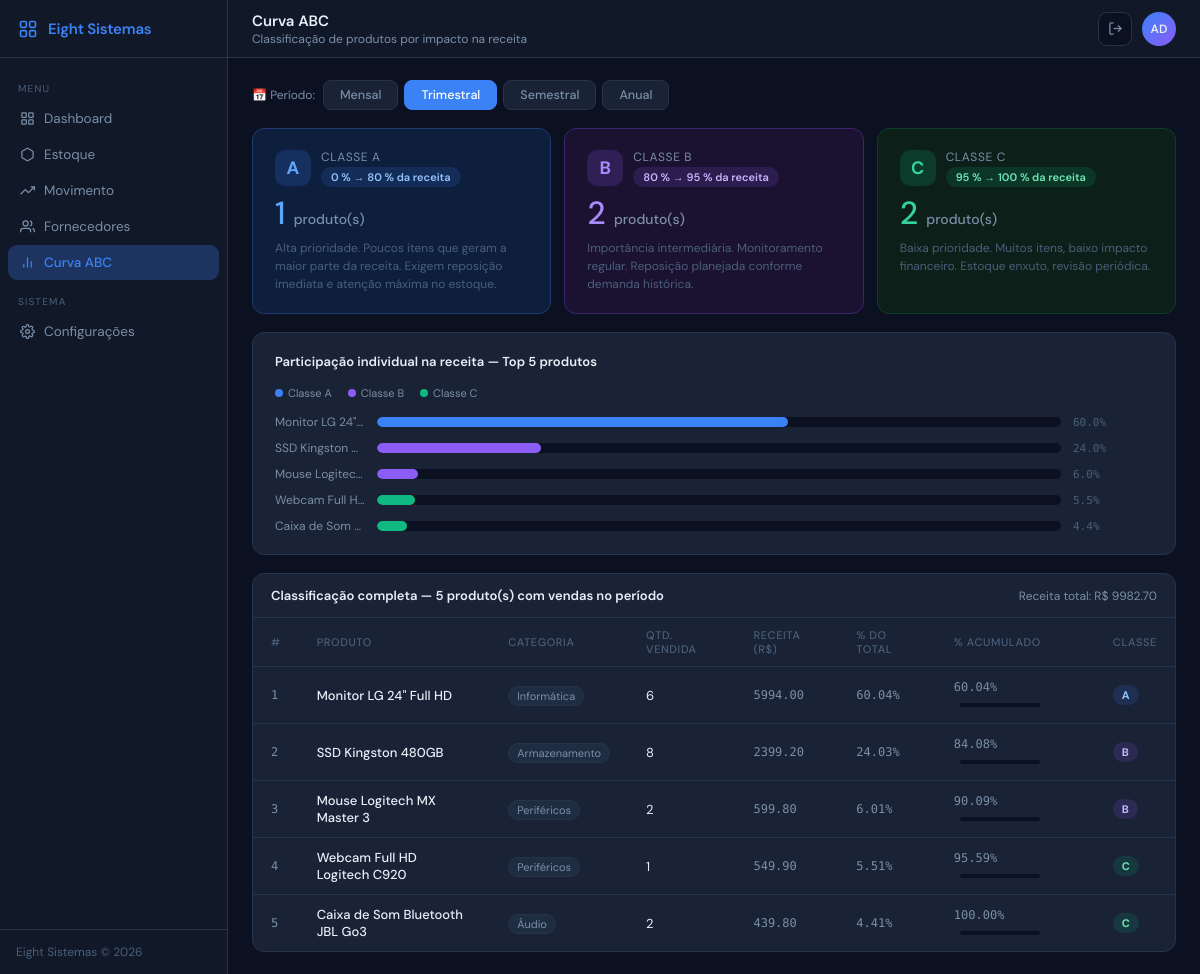
Before: /curva-abc (signed in) with the older database file.
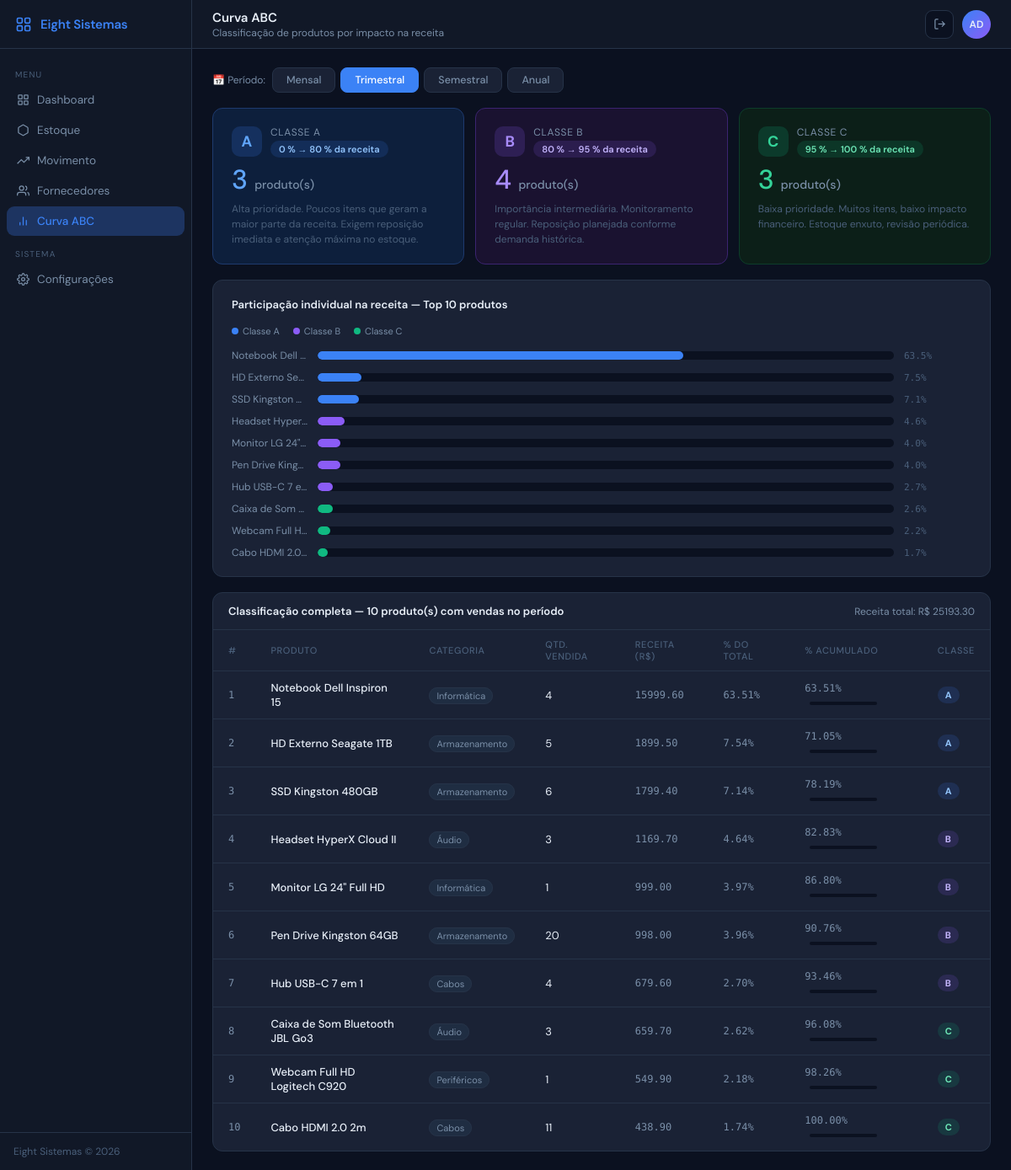
After: the same page with the newer database file.
### models/produto.py (models this page shows, shortened)
class Produto(db.Model):
    __tablename__ = "produtos"
    id             = db.Column(db.Integer, primary_key=True)
    nome           = db.Column(db.String(100), nullable=False)
    categoria      = db.Column(db.String(50))
    quantidade     = db.Column(db.Integer, default=0, nullable=False)
    estoque_minimo = db.Column(db.Integer, default=5, nullable=False)
    preco_custo    = db.Column(db.Numeric(10,2))
    preco_venda    = db.Column(db.Numeric(10,2))
    descricao      = db.Column(db.Text)
    fornecedor_id  = db.Column(db.Integer, db.ForeignKey("fornecedores.id"))
    movimentacoes  = db.relationship("Movimentacao", backref="produto", lazy=True, cascade="all, delete-orphan")

### routes/curva_abc.py (the view)
@curva_abc_bp.route("/curva-abc")
@login_required
def curva_abc():
    filtro    = request.args.get("filtro", "trimestral")
    resultado = CurvaABCService.calcular(filtro)
    return render_template("curva_abc.html", **resultado)

### auth.py (called while the page is built)
def login_required(f):
    @wraps(f)
    def decorated(*args, **kwargs):
        if "usuario_id" not in session:
            return redirect(url_for("auth.login"))
        return f(*args, **kwargs)
    return decorated

### templates/curva_abc.html (shortened to what the changed rows need)
{% extends "base.html" %}
{% block content %}
<div class="filtro-bar">
  <span class="filtro-label">📅 Período:</span>
  {% for valor, label in [('mensal','Mensal'),('trimestral','Trimestral'),('semestral','Semestral'),('anual','Anual')] %}
  <a href="{{ url_for('curva_abc.curva_abc', filtro=valor) }}"
     class="filtro-btn {{ 'ativo' if filtro == valor else '' }}">{{ label }}</a>
  {% endfor %}
</div>
{% if itens %}
<div class="abc-cards">
  <div class="abc-card a">
    <div style="display:flex;align-items:center;gap:10px;">
      <div class="abc-badge a">A</div>
      <div>
        <div class="abc-card-title">Classe A</div>
        <span class="abc-card-range a">0 % → 80 % da receita</span>
      </div>
    </div>
    <div class="abc-card-count a">{{ totais.A }} <span style="font-size:14px;color:var(--muted)">produto(s)</span></div>
    <div class="abc-card-desc">Alta prioridade. Poucos itens que geram a maior parte da receita. Exigem reposição imediata e atenção máxima no estoque.</div>
  </div>
  <div class="abc-card b">
    <div style="display:flex;align-items:center;gap:10px;">
      <div class="abc-badge b">B</div>
      <div>
        <div class="abc-card-title">Classe B</div>
        <span class="abc-card-range b">80 % → 95 % da receita</span>
      </div>
    </div>
    <div class="abc-card-count b">{{ totais.B }} <span style="font-size:14px;color:var(--muted)">produto(s)</span></div>
    <div class="abc-card-desc">Importância intermediária. Monitoramento regular. Reposição planejada conforme demanda histórica.</div>
  </div>
  <div class="abc-card c">
    <div style="display:flex;align-items:center;gap:10px;">
      <div class="abc-badge c">C</div>
      <div>
        <div class="abc-card-title">Classe C</div>
        <span class="abc-card-range c">95 % → 100 % da receita</span>
      </div>
    </div>
    <div class="abc-card-count c">{{ totais.C }} <span style="font-size:14px;color:var(--muted)">produto(s)</span></div>
    <div class="abc-card-desc">Baixa prioridade. Muitos itens, baixo impacto financeiro. Estoque enxuto, revisão periódica.</div>
  </div>
</div>
<div class="chart-abc-wrap">
  <div class="chart-abc-title">Participação individual na receita — Top {{ [itens|length, 15]|min }} produtos</div>
  <div class="chart-legend">
    <div class="legend-item"><div class="legend-dot" style="background:#3b82f6"></div>Classe A</div>
    <div class="legend-item"><div class="legend-dot" style="background:#8b5cf6"></div>Classe B</div>
    <div class="legend-item"><div class="legend-dot" style="background:#10b981"></div>Classe C</div>
  </div>
  <div class="stacked-bar-wrap">
    {% for item in itens[:15] %}
    {% set cor = '#3b82f6' if item.classe == 'A' else ('#8b5cf6' if item.classe == 'B' else '#10b981') %}
    <div class="stacked-row">
      <div class="stacked-label" title="{{ item.nome }}">{{ item.nome }}</div>
      <div class="stacked-track">
        <div class="stacked-fill" style="width:{{ item.pct_item }}%;background:{{ cor }}"></div>
      </div>
      <div class="stacked-val">{{ "%.1f"|format(item.pct_item) }}%</div>
    </div>
    {% endfor %}
  </div>
</div>
<div class="tcard">
  <div class="tcard-header">
    <span class="tcard-title">Classificação completa — {{ itens|length }} produto(s) com vendas no período</span>
    <span class="text-muted" style="font-size:12px;">Receita total: R$ {{ "%.2f"|format(receita_total) }}</span>
  </div>
  <table>
    <thead>
      <tr>
        <th>#</th>
        <th>Produto</th>
        <th>Categoria</th>
        <th>Qtd. Vendida</th>
        <th>Receita (R$)</th>
        <th>% do Total</th>
        <th>% Acumulado</th>
        <th>Classe</th>
      </tr>
    </thead>
    <tbody>
      {% for item in itens %}
      <tr>
        <td class="mono">{{ item.rank }}</td>
        <td class="fw500">{{ item.nome }}</td>
        <td>
          <span style="font-size:11px;background:var(--card2);border:1px solid var(--border);padding:2px 8px;border-radius:99px;color:var(--muted);">
            {{ item.categoria }}
          </span>
        </td>
        <td>{{ item.qtd_vendida }}</td>
        <td class="mono">{{ "%.2f"|format(item.receita) }}</td>
        <td class="mono">{{ "%.2f"|format(item.pct_item) }}%</td>
        <td>
          <span class="mono">{{ "%.2f"|format(item.pct_acum) }}%</span>
          <span class="acum-track">
          </span>
        </td>
        <td>
          <span class="badge-status badge-{{ item.classe|lower }}">{{ item.classe }}</span>
        </td>
      </tr>
      {% endfor %}
    </tbody>
  </table>
</div>
{% endif %}
{% endblock %}

Changed rows visible on the page:
no longer on this page (row edited): Produto: nome "Mouse Logitec…", pct_item "6.0", rank "3", nome "Mouse Logitech MX Master 3", categoria "Periféricos", qtd_vendida "2", receita "599.80", pct_item "6.01", pct_acum "90.09", classe "B"
now on this page (row unchanged): Produto: nome "Notebook Dell…", pct_item "63.5", rank "1", nome "Notebook Dell Inspiron 15", categoria "Informática", qtd_vendida "4", receita "15999.60", pct_item "63.51", pct_acum "63.51", classe "A"
now on this page (row edited): Produto: nome "HD Externo Se…", pct_item "7.5", rank "2", nome "HD Externo Seagate 1TB", categoria "Armazenamento", qtd_vendida "5", receita "1899.50", pct_item "7.54", pct_acum "71.05", classe "A"
changed Produto "SSD Kingston 480GB": {{ item.pct_item }} 24.03 → 7.14 (drawn); pct_item "24.0" → "7.1"; rank "2" → "3"; qtd_vendida "8" → "6"; receita "2399.20" → "1799.40"; pct_item "24.03" → "7.14"; pct_acum "84.08" → "78.19"; classe "B" → "A"; moves up the list
now on this page (row edited): Produto: nome "Headset Hyper…", pct_item "4.6", rank "4", nome "Headset HyperX Cloud II", categoria "Áudio", qtd_vendida "3", receita "1169.70", pct_item "4.64", pct_acum "82.83", classe "B"
changed Produto "Monitor LG 24\" Full HD": {{ item.pct_item }} 60.04 → 3.97 (drawn); pct_item "60.0" → "4.0"; rank "1" → "5"; qtd_vendida "6" → "1"; receita "5994.00" → "999.00"; pct_item "60.04" → "3.97"; pct_acum "60.04" → "86.80"; classe "A" → "B"
now on this page (row edited): Produto: nome "Pen Drive King…", pct_item "4.0", rank "6", nome "Pen Drive Kingston 64GB", categoria "Armazenamento", qtd_vendida "20", receita "998.00", pct_item "3.96", pct_acum "90.76", classe "B"
now on this page (row edited): Produto: nome "Hub USB-C 7 e…", pct_item "2.7", rank "7", nome "Hub USB-C 7 em 1", categoria "Cabos", qtd_vendida "4", receita "679.60", pct_item "2.70", pct_acum "93.46", classe "B"
changed Produto "Caixa de Som Bluetooth JBL Go3": {{ item.pct_item }} 4.41 → 2.62 (drawn); pct_item "4.4" → "2.6"; rank "5" → "8"; qtd_vendida "2" → "3"; receita "439.80" → "659.70"; pct_item "4.41" → "2.62"; pct_acum "100.00" → "96.08"; moves up the list
computed for Produto "Webcam Full HD Logitech C920": {{ item.pct_item }} 5.51 → 2.18 (drawn); pct_item "5.5" → "2.2"; rank "4" → "9"; pct_item "5.51" → "2.18"; pct_acum "95.59" → "98.26"
now on this page (row edited): Produto: nome "Cabo HDMI 2.0…", pct_item "1.7", rank "10", nome "Cabo HDMI 2.0 2m", categoria "Cabos", qtd_vendida "11", receita "438.90", pct_item "1.74", pct_acum "100.00", classe "C"
Other visible differences:
{{ totais.A }}: "1" → "3"
{{ totais.B }}: "2" → "4"
{{ totais.C }}: "2" → "3"
{{ [itens|length, 15]|min }}: "5" → "10"
{{ itens|length }}: "5" → "10"
{{ "%.2f"|format(receita_total) }}: "9982.70" → "25193.30"
